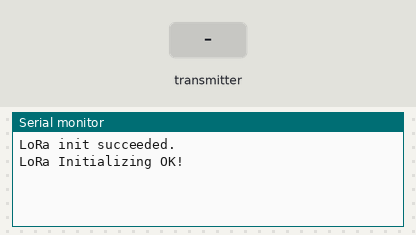
Recording of a sketch running on a simulated ESP32. On the bench: the last lines printed to the serial monitor. The test bench sets the inputs (shaded band). No radio packets arrive unless stated.

Above: at 2.2 s.
2.3 s: the transmitter starts sending id = 0
At 2.63 s:
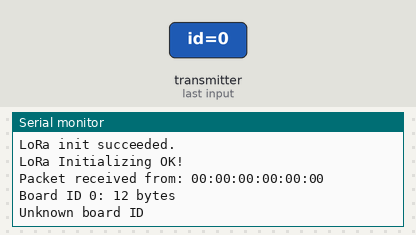
3.8 s: the transmitter starts sending id = 1
At 4.13 s:
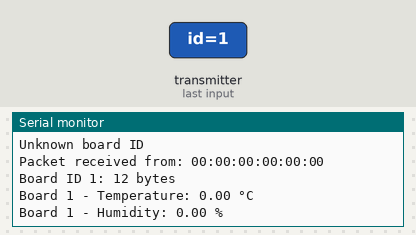
5.3 s: the transmitter starts sending x = 25
6.8 s: the transmitter starts sending y = 25
At 7.13 s:
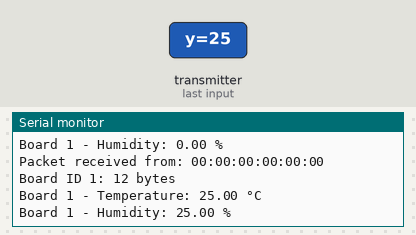
8.3 s: the transmitter starts sending x = 0
9.8 s: the transmitter starts sending y = 50
At 10.13 s:
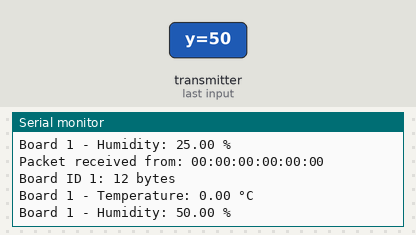
Timing chart, 0 to 12.3 s (numbered marks = the images above; inputs shaded):
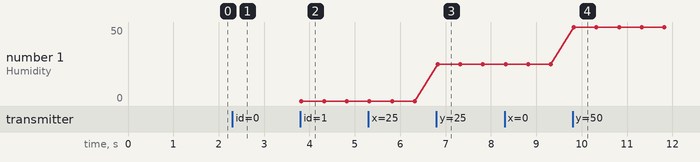

The sketch:

LoRaTX.ino
```cpp
#include <esp_now.h>
#include <WiFi.h>
#include <SPI.h>              //  include libraries
#include <LoRa.h>

const  int csPin = 18;          // LoRa radio chip select
const int resetPin = 14;       //  LoRa radio reset
const int irqPin = 26;         // change for your board; must  be a hardware interrupt pin

String outgoing;              // outgoing message

byte  msgCount = 0;            // count of outgoing messages
byte localAddress = 0x02;     // address of this device
byte destination = 0x01;      // destination to  send to

int Temperature = 0;        // Temperature Integer
int Humidity  = 0;           // Humidity Integer
float temperature, humidity;

int payloadLenght = 19;
byte Data[19];

// Structure example to receive data
// Must match the sender structure
typedef struct struct_message {
  int id;
  float x;
  float y;
}struct_message;

// Create a struct_message called myData
struct_message myData;

// Create a structure to hold the readings from each board
struct_message board1;
struct_message board2;

// Create an array with all the structures
struct_message boardsStruct[3] = {board1, board2};

// callback function that will be executed when data is received
void OnDataRecv(const uint8_t * mac_addr, const uint8_t *incomingData, int len) {
  char macStr[18];
  Serial.print("Packet received from: ");
  snprintf(macStr, sizeof(macStr), "%02x:%02x:%02x:%02x:%02x:%02x",
           mac_addr[0], mac_addr[1], mac_addr[2], mac_addr[3], mac_addr[4], mac_addr[5]);
  Serial.println(macStr);
  memcpy(&myData, incomingData, sizeof(myData));
  Serial.printf("Board ID %u: %u bytes\n", myData.id, len);
  // Update the structures with the new incoming data
  boardsStruct[myData.id-1].x = myData.x;
  boardsStruct[myData.id-1].y = myData.y;

    // Update the structure with the new incoming data
  if (myData.id == 1) {
    boardsStruct[0].x = myData.x;
    boardsStruct[0].y = myData.y;
    Serial.printf("Board 1 - Temperature: %.2f °C\n", boardsStruct[0].x);
    Serial.printf("Board 1 - Humidity: %.2f %%\n", boardsStruct[0].y);
  } else {
    // Handle other boards if needed
    Serial.println("Unknown board ID");
  }
}

void setup()  {
  Serial.begin(115200);                   // initialize serial
  delay (1000);

  // override the default CS, reset, and IRQ pins (optional)
  LoRa.setPins(csPin, resetPin, irqPin);// set CS, reset, IRQ pin

  if (!LoRa.begin(868E6))  {             // initialize ratio at 868 MHz
    Serial.println("LoRa init failed.  Check your connections.");
    while (true);                       // if failed,  do nothing
  }

  Serial.println("LoRa init succeeded.");

  LoRa.setSyncWord(0xF3);
  Serial.println("LoRa Initializing OK!");

  //Set device as a Wi-Fi Station
  WiFi.mode(WIFI_STA);

  //Init ESP-NOW
  if (esp_now_init() != ESP_OK) {
    Serial.println("Error initializing ESP-NOW");
    return;
  }

  // Once ESPNow is successfully Init, we will register for recv CB to
  // get recv packer info
  esp_now_register_recv_cb(OnDataRecv);
}

void  loop() {

  delay(4000);

  temperature = boardsStruct[0].x;
  humidity  = boardsStruct[0].y;

  Serial.println("Temperature  and Humidity before the calculation");
  Serial.print(temperature);
  Serial.print("  ");
  Serial.println(humidity);

  Temperature = int (temperature*10);
  Humidity = int (humidity*10);
  // prepare and schedule data for transmission
    Data[0] = Temperature >> 8;
    Data[1] = Temperature;
    Data[2] = Humidity >> 8;
    Data[3] = Humidity;
    Serial.println("Data of Temp and Hum after manipulation");
    Serial.println(Temperature);
    Serial.println(Humidity);

  sendMessage(Data);
}

void sendMessage(byte* outgoing) {
  LoRa.beginPacket();                   // start packet
  LoRa.write(destination);              // add destination address
  LoRa.write(localAddress);             //  add sender address
  LoRa.write(msgCount);                 // add message ID
  //LoRa.write(outgoing.length());        // add payload length
  LoRa.write(payloadLenght);        // add payload length
  LoRa.write(outgoing, payloadLenght);                 //  add payload
  LoRa.endPacket();                     // finish packet and send  it
  msgCount++;                           // increment message ID
}
```

Measured:
- after the input at 2.3 s, the serial monitor: prints a new line at once (image 1)
- after the input at 3.8 s, the serial monitor: prints a new line at once (image 2)
- after the input at 6.8 s, the serial monitor: prints a new line at once (image 3)
- after the input at 9.8 s, the serial monitor: prints a new line at once (image 4)
- plotted number 1: 25 → 50 after the input at 9.8 s
